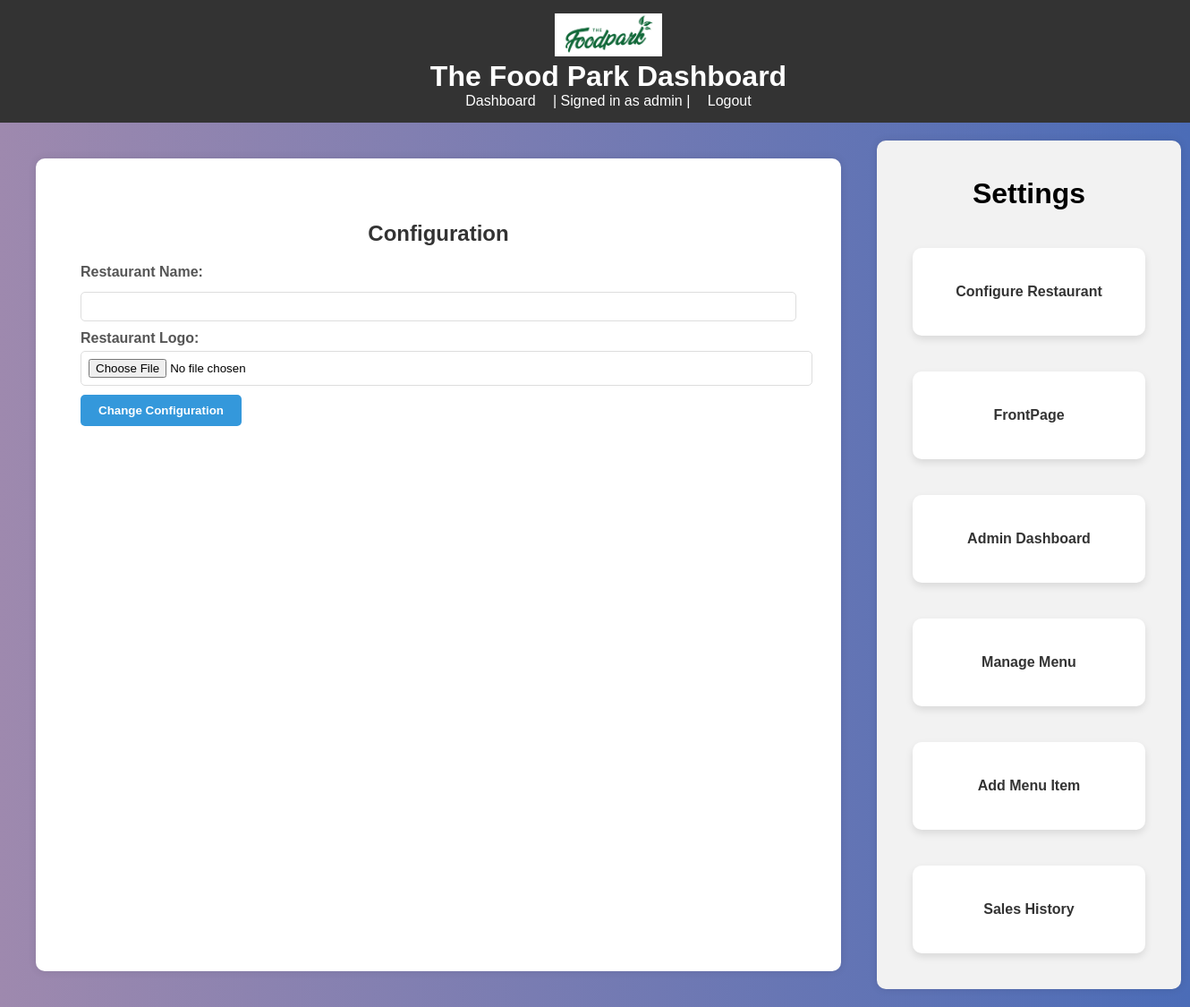
Page /configure (signed in) on the committed database.
### restaurant/models.py (models this page shows)
class Configuration(models.Model):
    title = models.CharField(max_length=30,default=None)
    logo = models.ImageField(upload_to='media/',default = None)

class CustomUser(AbstractUser):
    phone_number = models.CharField(max_length=13,null = True)
    is_admin = models.BooleanField(default=False)

### restaurant/views.py (the view, shortened to what this page needs)
# urls.py: path('configure',views.configure,name='configure'),
def configure(request):
    return render(request,"restaurant/configure.html")

### restaurant/context_processors.py (called while the page is built)
def global_context(request):
    return {'restaurant': Configuration.objects.first()}

### restaurant/templates/restaurant/configure.html (shortened to what this page needs)
{% extends 'restaurant/admin_layout.html' %}
{% block content %}
    <div id="main-content">
        <div id="configure-form">
            <h2>Configuration</h2>
            <form method="post" action="{% url 'configure' %}" enctype="multipart/form-data">
                <label for="restaurant_name"><b>Restaurant Name:</b></label>
                <input type="text" name="restaurant_name" id="restaurant_name" required>
                <br>
                <label for="logo"><b>Restaurant Logo:</b></label>
                <input type="file" name="logo" id="logo" required>
                <br>
                <button type="submit"><b>Change Configuration</b></button>
            </form>
        </div>
    </div>
{% endblock %}

### restaurant/templates/restaurant/admin_layout.html (shortened to what this page needs)
{% load static %}
<!DOCTYPE html>
<html lang="en">
<head>
    <link rel="stylesheet" href="{% static 'restaurant/admin_styles.css' %}">
</head>
<body>
    <div id="header">
        <img src = "{{restaurant.logo.url}}" id = "main-logo">
        {%if restaurant.title %}
            <h1>{{restaurant.title}} Dashboard</h1>
        {%else%}
            <h1>Admin Dashboard</h1>
        {%endif%}
    <div id = "header-links">
        <a href="{% url 'admin_home' %}">Dashboard</a>
        {% if user.is_authenticated %}
         |  Signed in as {{ user.username }} | <a href="{% url 'logout' %}">Logout</a>
        {% else %}
            <a href="{% url 'login' %}">Login as admin</a>
        {% endif %}
    </div>
    </div>
    <div id="main-content">
        {% block content %}
        {% endblock %}
        <div class="settings">
            <h1>Settings</h1>
            <a href="{% url 'configure' %}" class="big-card">Configure Restaurant</a>
            <br>
            <a href="{% url 'index' %}" class="big-card">FrontPage</a>
            <br>
            <a href="{% url 'admin_home' %}" class="big-card">Admin Dashboard</a>
            <br>
            <a href="{% url 'manage_menu' %}" class="big-card">Manage Menu</a>
            <br>
            <a href="{% url 'add_item' %}" class="big-card">Add Menu Item</a>
            <br>
            <a href="{% url 'sales_history' %}" class="big-card">Sales History</a>
            <br>
        </div>
    </div>
</body>
</html>

### restaurant/static/restaurant/admin_styles.css (style rules this page uses)
body { font-family: 'Arial', sans-serif; margin: 0; padding: 0; display: flex; flex-direction: column; height: 100vh; background: linear-gradient(to right, rgb(158, 137, 174), #4b6cb7); }
#header { background-color: #333; color: white; padding: 15px; text-align: center; width: 100%; z-index: 1000; }
#header h1 { margin: 0; text-align: center; }
#header a { color: white; text-decoration: none; margin: 15px; text-align: center; }
#main-content { display: flex; flex: 1; padding: 20px; }
.settings { width: 500px; flex: 1; padding: 20px; background-color: #f2f2f2; text-align: center; border-radius: 10px; box-shadow: 0 0 10px rgba(0, 0, 0, 0.1); margin-left: 20px; }
.big-card { background-color: #fff; color: #333; padding: 40px; border-radius: 10px; display: inline-block; margin: 20px 20px; cursor: pointer; text-decoration: none; transition: transform 0.3s; box-shadow: 0 4px 8px rgba(0, 0, 0, 0.1); font-weight: bold; width: 180px; }
input[type="text"], input[type="password"], input[type="email"],textarea { width: 100%; padding: 10px; margin: 8px 0; box-sizing: border-box; border: 1px solid #ccc; border-radius: 4px; }
#configure-form { flex:2; width: 800px; padding:50px; margin: 0 auto; background-color: #fff; border-radius: 10px; box-shadow: 0 0 10px rgba(0, 0, 0, 0.1); }
#configure-form h2 { text-align: center; color: #333; }
#configure-form label { display: block; margin-bottom: 5px; color: #555; }
#configure-form input { width: 100%; padding: 8px; margin-bottom: 10px; border: 1px solid #ddd; border-radius: 5px; }
#configure-form button { background-color: #3498db; color: white; padding: 10px 20px; border: none; border-radius: 5px; cursor: pointer; transition: background-color 0.3s; }
#main-logo { width:120px; }

### rows in the picture
Configuration: logo (picture), title "The Food Park"
CustomUser: username "admin"
